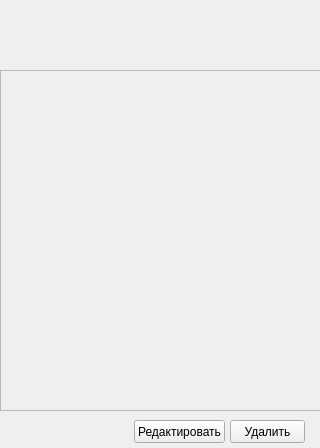
<?xml version="1.0" encoding="UTF-8"?>
<ui version="4.0">
 <class>NoteView</class>
 <widget class="QWidget" name="NoteView">
  <property name="geometry">
   <rect>
    <x>0</x>
    <y>0</y>
    <width>320</width>
    <height>448</height>
   </rect>
  </property>
  <property name="sizePolicy">
   <sizepolicy hsizetype="Fixed" vsizetype="Fixed">
    <horstretch>0</horstretch>
    <verstretch>0</verstretch>
   </sizepolicy>
  </property>
  <property name="windowTitle">
   <string>Form</string>
  </property>
  <widget class="QLabel" name="label">
   <property name="geometry">
    <rect>
     <x>0</x>
     <y>0</y>
     <width>321</width>
     <height>21</height>
    </rect>
   </property>
   <property name="text">
    <string/>
   </property>
   <property name="pixmap">
    <pixmap>topblue.png</pixmap>
   </property>
  </widget>
  <widget class="QLabel" name="label_2">
   <property name="geometry">
    <rect>
     <x>10</x>
     <y>20</y>
     <width>281</width>
     <height>51</height>
    </rect>
   </property>
   <property name="font">
    <font>
     <pointsize>14</pointsize>
     <weight>75</weight>
     <bold>true</bold>
    </font>
   </property>
   <property name="text">
    <string/>
   </property>
   <property name="alignment">
    <set>Qt::AlignCenter</set>
   </property>
   <property name="wordWrap">
    <bool>true</bool>
   </property>
  </widget>
  <widget class="QScrollArea" name="scrollArea">
   <property name="geometry">
    <rect>
     <x>0</x>
     <y>70</y>
     <width>321</width>
     <height>341</height>
    </rect>
   </property>
   <property name="horizontalScrollBarPolicy">
    <enum>Qt::ScrollBarAlwaysOff</enum>
   </property>
   <property name="widgetResizable">
    <bool>false</bool>
   </property>
   <widget class="QWidget" name="content">
    <property name="geometry">
     <rect>
      <x>0</x>
      <y>0</y>
      <width>319</width>
      <height>289</height>
     </rect>
    </property>
   </widget>
  </widget>
  <widget class="QPushButton" name="edit">
   <property name="geometry">
    <rect>
     <x>134</x>
     <y>420</y>
     <width>91</width>
     <height>23</height>
    </rect>
   </property>
   <property name="text">
    <string>Редактировать</string>
   </property>
  </widget>
  <widget class="QPushButton" name="del">
   <property name="geometry">
    <rect>
     <x>230</x>
     <y>420</y>
     <width>75</width>
     <height>23</height>
    </rect>
   </property>
   <property name="text">
    <string>Удалить</string>
   </property>
  </widget>
 </widget>
 <resources/>
 <connections/>
</ui>
